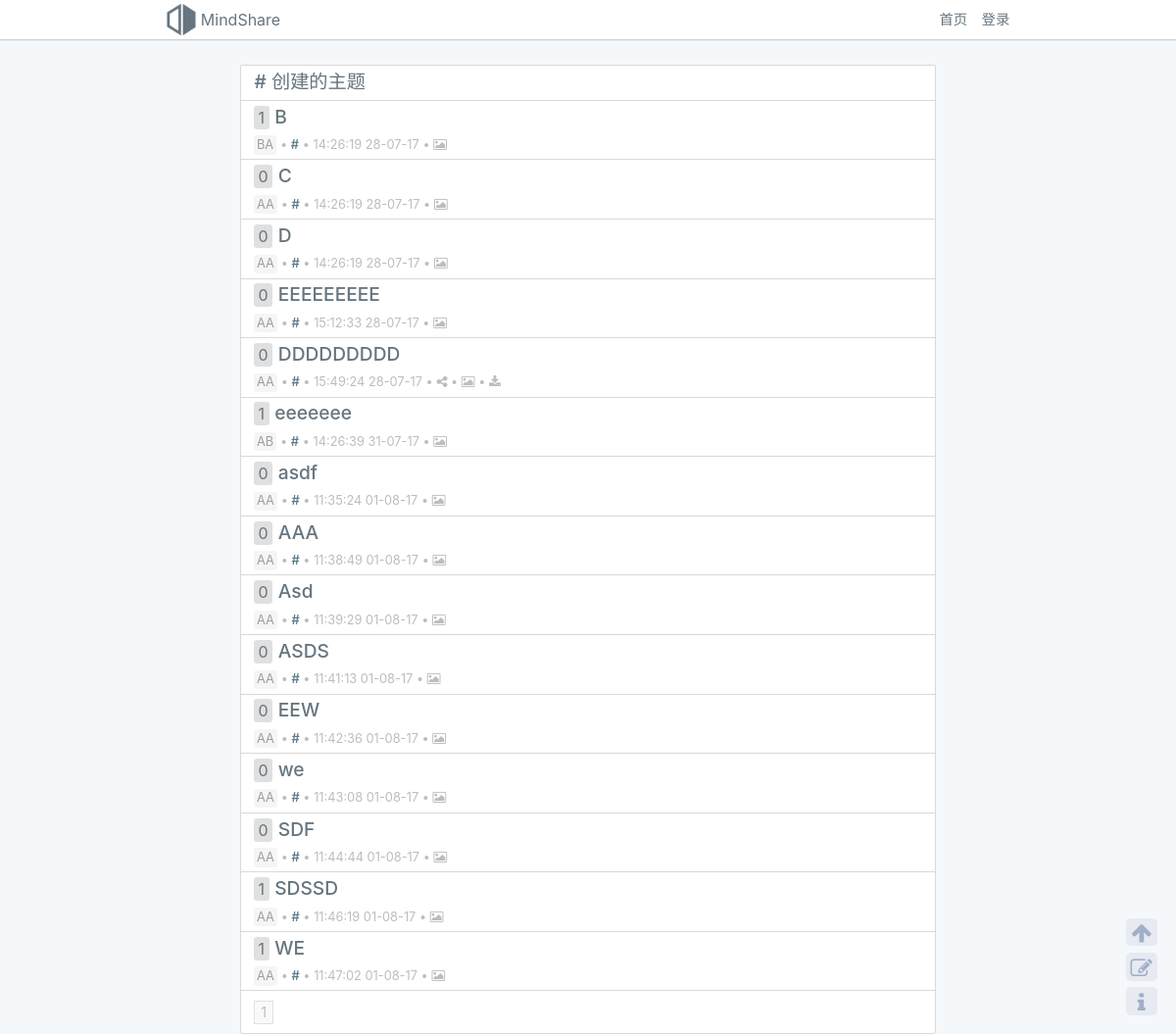
The app's page /user/1/page/1, older data.
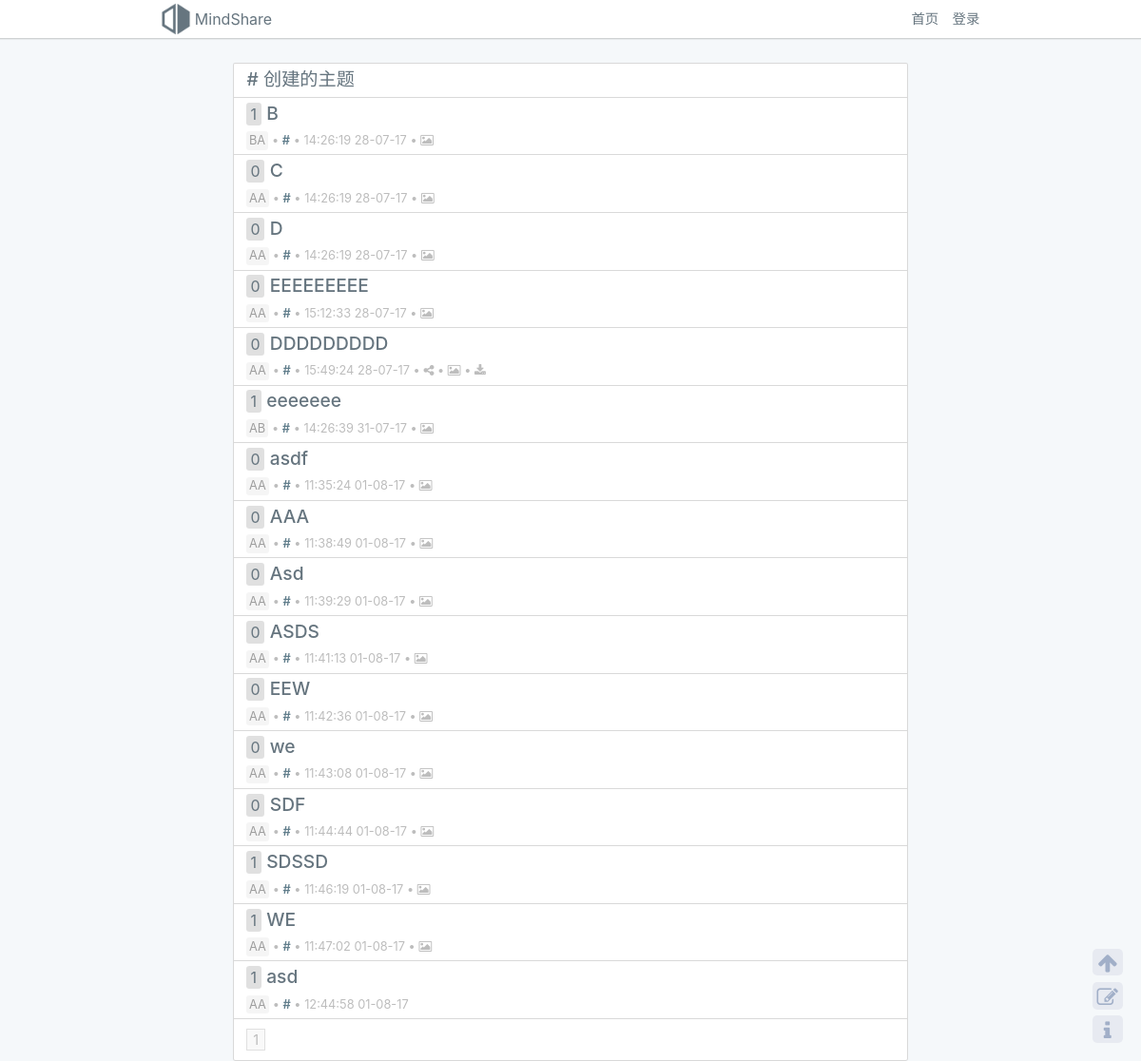
The same page, newer data.
### mindmap/models.py (models this page shows, shortened)
class MindMap(models.Model):
    title = models.CharField('标题', max_length=50)
    description = models.CharField('描述', max_length=1000, blank=True)
    img = models.ImageField('图片', upload_to='img/%Y/%m/%d/', blank=True, null=True)
    mindmap = models.FileField('思维导图文件', upload_to='file/%Y/%m/%d/', blank=True, null=True)
    public = models.BooleanField('是否公开', default=True)
    tags = models.ManyToManyField(Tag)
    category = models.ForeignKey(Category, null=True, blank=True)
    author = models.ForeignKey(User, null=True, default=1)
    share = models.URLField('分享地址', max_length=300, null=True, blank=True)
    vote = models.IntegerField('投票', default=0)
    visit = models.IntegerField('浏览', default=0)
    create_date = models.DateTimeField('创建时间', default=timezone.now, null=True)
    update_date = models.DateTimeField(verbose_name='最后更新时间', auto_now=True)

class Category(models.Model):
    title = models.CharField('标题', max_length=30)
    parent = models.ForeignKey('Category', null=True, blank=True)

### mindmap/views/views_user.py (the view)
# urls.py: url(r'^user/page/(?P<page>\d+)/?$', views_user.user_page, name='user-page'),
def user_page(request, uid=None, page=1):
    try:
        if uid is None:
            uid = request.user.id
        items = MindMap.objects.filter(public=True, author=uid)
        context = {
            'title': '个人中心',
            'pages': get_pages(items, cur_page=page, url_generator=user_page_pagination_url_generator, uid=uid),
            'user': User.objects.filter(id=uid).first(),
        }
        return render(request, 'mindmap/user-page.html', context)
    except Exception as e:
        print(e)
        traceback.print_exc()
        return return_404_page(request)

### mindmap/views/views_pagination.py (called while the page is built)
def get_pages(query_set, cur_page=1, count_per_page=COUNT_PER_PAGE, url_generator=None, **kwargs):
    try:
        cur_page = int(cur_page) if cur_page else 1
        page_list = Paginator(query_set, count_per_page)
        total_page_number = page_list.num_pages
        cur_page_number = max(0, min(cur_page, total_page_number))
        cur_page_items = page_list.page(cur_page_number)
        return PageInstance(total_page_number, cur_page_number, cur_page_items, url_generator, **kwargs)
    except Exception as e:
        print(e)
        traceback.print_exc()
        return PageInstance(0, 0, None)

### templates/mindmap/user-page.html (shortened to what this page needs)
{% extends "mindmap/includes/base.html" %}
{% load staticfiles %}
{% block css %}
    <link rel="stylesheet" href="{% static 'mindmap/css/pagination.css' %}">
{% endblock %}
{% block body %}
    <div id="bodyContainer" class="container">
        <div id="midContainer" class="col-lg-8 offset-lg-2">
            <div class="container-box">
                <div class="container-box-item container-box-item-bottom">
                    <h1 class="my-title">{{ user.nickname }} 创建的主题</h1>
                </div>
                {% for mindmap in pages.cur_page_items %}
                    {% include 'mindmap/includes/_index_list_item.html' %}
                {% endfor %}
                <div class="container-box-item container-box-item-padding">
                    {% include 'mindmap/includes/_pagination.html' %}
                </div>
            </div>
        </div>
    </div>
{% endblock %}

### templates/mindmap/includes/_index_list_item.html
<div class="container-box-item container-box-item-bottom" id="divMindmap{{ mindmap.id }}">
    <a href="javascript: void(0)" title="投票" class="ol-badge" style="vertical-align: top;">{{ mindmap.vote }}</a>
    <a class="my-title my-title-a" style="margin-bottom: .6rem;" href="{% url 'mindmap:show-mind' mindmap.id %}">
        <span>{{ mindmap.title }}</span>
    </a>
    {% include 'mindmap/includes/_mind_info_panel.html' %}
</div>

### templates/mindmap/includes/_mind_info_panel.html (shortened to what this page needs)
<div class="info-panel">
    <a class="info-panel-item a-tag-light" title="查看分类" href="{% url 'mindmap:index-with-category' mindmap.category.id %}">{{ mindmap.category.title }}</a>
    <span class="info-panel-item">•</span>
    <a class="info-panel-item" title="用户主页" href="{% url 'mindmap:user-page-with-uid' mindmap.author.id 1 %}" style="font-weight: 600;">{{ mindmap.author.nickname}}</a>
    <span class="info-panel-item">•</span>
    <span class="info-panel-item">{{ mindmap.create_date|date:'H:i:s d-m-y' }}</span>
    {% if mindmap.share %}
        <span class="info-panel-item">•</span>
        <a href="{{ mindmap.share }}" title="查看分享" target="_blank" class="info-panel-item"><i class="fa fa-share-alt color-mid-grey" aria-hidden="true"></i></a>
    {% endif %}
    {% if mindmap.img %}
        <span class="info-panel-item">•</span>
        <a href="{{ mindmap.img.url }}" download="" title="下载图片" class="info-panel-item"><i class="fa fa-picture-o color-mid-grey" aria-hidden="true"></i></a>
    {% endif %}
    {% if mindmap.mindmap %}
        <span class="info-panel-item">•</span>
        <a href="{{ mindmap.mindmap.url }}" download="" title="下载文件" class="info-panel-item"><i class="fa fa-download color-mid-grey" style="margin-top: .05rem;" aria-hidden="true"></i></a>
    {% endif %}
</div>

Row changes from the older to the newer data that the page shows:
added MindMap: vote "1", title "asd", category "AA", author.nickname "#", create_date "12:44:58 01-08-17"
